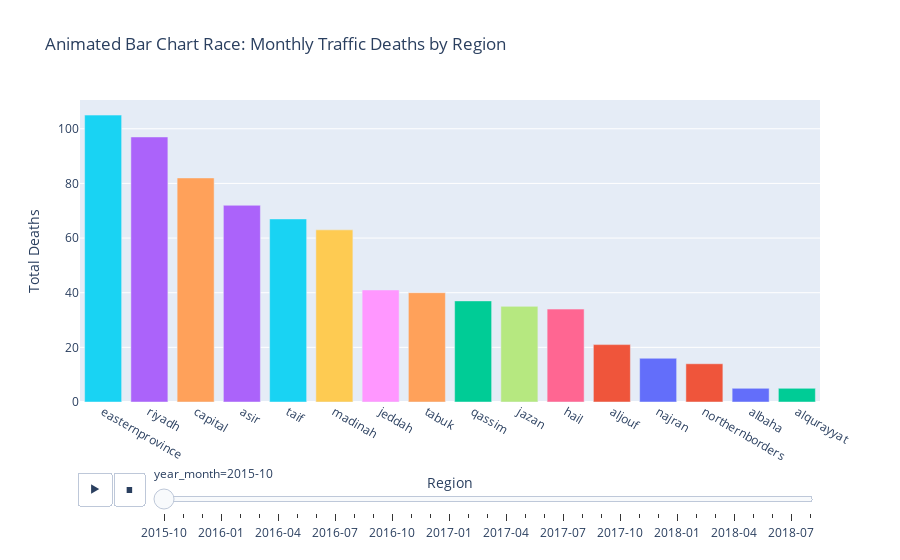

The notebook cell this image was saved under:
### Code cell
#🌟 3️⃣ Animated Bar Chart Race: Top Regions by Deaths
import plotly.express as px

grouped = df.groupby(['year_month', 'region_name'])['total_deaths'].sum().reset_index()

fig = px.bar(
    grouped,
    x='region_name',
    y='total_deaths',
    color='region_name',
    animation_frame='year_month',
    title='Animated Bar Chart Race: Monthly Traffic Deaths by Region',
    labels={'total_deaths':'Total Deaths', 'region_name':'Region'}
)

fig.update_layout(xaxis={'categoryorder':'total descending'}, showlegend=False)
fig.show()

### Figure 1 — Plotly figure (JSON) as saved in the notebook; plotly's stock layout.template omitted (floating-point values rounded to 4 significant figures)
{"data": [{"alignmentgroup": "True", "hovertemplate": "Region=%{x}<br>year_month=2015-10<br>Total Deaths=%{y}<extra></extra>", "legendgroup": "albaha", "marker": {"color": "#636efa", "pattern": {"shape": ""}}, "name": "albaha", "offsetgroup": "albaha", "orientation": "v", "showlegend": true, "textposition": "auto", "type": "bar", "x": ["albaha"], "xaxis": "x", "y": [5], "yaxis": "y"}, {"alignmentgroup": "True", "hovertemplate": "Region=%{x}<br>year_month=2015-10<br>Total Deaths=%{y}<extra></extra>", "legendgroup": "aljouf", "marker": {"color": "#EF553B", "pattern": {"shape": ""}}, "name": "aljouf", "offsetgroup": "aljouf", "orientation": "v", "showlegend": true, "textposition": "auto", "type": "bar", "x": ["aljouf"], "xaxis": "x", "y": [21], "yaxis": "y"}, {"alignmentgroup": "True", "hovertemplate": "Region=%{x}<br>year_month=2015-10<br>Total Deaths=%{y}<extra></extra>", "legendgroup": "alqurayyat", "marker": {"color": "#00cc96", "pattern": {"shape": ""}}, "name": "alqurayyat", "offsetgroup": "alqurayyat", "orientation": "v", "showlegend": true, "textposition": "auto", "type": "bar", "x": ["alqurayyat"], "xaxis": "x", "y": [5], "yaxis": "y"}, {"alignmentgroup": "True", "hovertemplate": "Region=%{x}<br>year_month=2015-10<br>Total Deaths=%{y}<extra></extra>", "legendgroup": "asir", "marker": {"color": "#ab63fa", "pattern": {"shape": ""}}, "name": "asir", "offsetgroup": "asir", "orientation": "v", "showlegend": true, "textposition": "auto", "type": "bar", "x": ["asir"], "xaxis": "x", "y": [72], "yaxis": "y"}, {"alignmentgroup": "True", "hovertemplate": "Region=%{x}<br>year_month=2015-10<br>Total Deaths=%{y}<extra></extra>", "legendgroup": "capital", "marker": {"color": "#FFA15A", "pattern": {"shape": ""}}, "name": "capital", "offsetgroup": "capital", "orientation": "v", "showlegend": true, "textposition": "auto", "type": "bar", "x": ["capital"], "xaxis": "x", "y": [82], "yaxis": "y"}, {"alignmentgroup": "True", "hovertemplate": "Region=%{x}<br>year_month=2015-10<br>Total Deaths=%{y}<extra></extra>", "legendgroup": "easternprovince", "marker": {"color": "#19d3f3", "pattern": {"shape": ""}}, "name": "easternprovince", "offsetgroup": "easternprovince", "orientation": "v", "showlegend": true, "textposition": "auto", "type": "bar", "x": ["easternprovince"], "xaxis": "x", "y": [105], "yaxis": "y"}, {"alignmentgroup": "True", "hovertemplate": "Region=%{x}<br>year_month=2015-10<br>Total Deaths=%{y}<extra></extra>", "legendgroup": "hail", "marker": {"color": "#FF6692", "pattern": {"shape": ""}}, "name": "hail", "offsetgroup": "hail", "orientation": "v", "showlegend": true, "textposition": "auto", "type": "bar", "x": ["hail"], "xaxis": "x", "y": [34], "yaxis": "y"}, {"alignmentgroup": "True", "hovertemplate": "Region=%{x}<br>year_month=2015-10<br>Total Deaths=%{y}<extra></extra>", "legendgroup": "jazan", "marker": {"color": "#B6E880", "pattern": {"shape": ""}}, "name": "jazan", "offsetgroup": "jazan", "orientation": "v", "showlegend": true, "textposition": "auto", "type": "bar", "x": ["jazan"], "xaxis": "x", "y": [35], "yaxis": "y"}, {"alignmentgroup": "True", "hovertemplate": "Region=%{x}<br>year_month=2015-10<br>Total Deaths=%{y}<extra></extra>", "legendgroup": "jeddah", "marker": {"color": "#FF97FF", "pattern": {"shape": ""}}, "name": "jeddah", "offsetgroup": "jeddah", "orientation": "v", "showlegend": true, "textposition": "auto", "type": "bar", "x": ["jeddah"], "xaxis": "x", "y": [41], "yaxis": "y"}, {"alignmentgroup": "True", "hovertemplate": "Region=%{x}<br>year_month=2015-10<br>Total Deaths=%{y}<extra></extra>", "legendgroup": "madinah", "marker": {"color": "#FECB52", "pattern": {"shape": ""}}, "name": "madinah", "offsetgroup": "madinah", "orientation": "v", "showlegend": true, "textposition": "auto", "type": "bar", "x": ["madinah"], "xaxis": "x", "y": [63], "yaxis": "y"}, {"alignmentgroup": "True", "hovertemplate": "Region=%{x}<br>year_month=2015-10<br>Total Deaths=%{y}<extra></extra>", "legendgroup": "najran", "marker": {"color": "#636efa", "pattern": {"shape": ""}}, "name": "najran", "offsetgroup": "najran", "orientation": "v", "showlegend": true, "textposition": "auto", "type": "bar", "x": ["najran"], "xaxis": "x", "y": [16], "yaxis": "y"}, {"alignmentgroup": "True", "hovertemplate": "Region=%{x}<br>year_month=2015-10<br>Total Deaths=%{y}<extra></extra>", "legendgroup": "northernborders", "marker": {"color": "#EF553B", "pattern": {"shape": ""}}, "name": "northernborders", "offsetgroup": "northernborders", "orientation": "v", "showlegend": true, "textposition": "auto", "type": "bar", "x": ["northernborders"], "xaxis": "x", "y": [14], "yaxis": "y"}, {"alignmentgroup": "True", "hovertemplate": "Region=%{x}<br>year_month=2015-10<br>Total Deaths=%{y}<extra></extra>", "legendgroup": "qassim", "marker": {"color": "#00cc96", "pattern": {"shape": ""}}, "name": "qassim", "offsetgroup": "qassim", "orientation": "v", "showlegend": true, "textposition": "auto", "type": "bar", "x": ["qassim"], "xaxis": "x", "y": [37], "yaxis": "y"}, {"alignmentgroup": "True", "hovertemplate": "Region=%{x}<br>year_month=2015-10<br>Total Deaths=%{y}<extra></extra>", "legendgroup": "riyadh", "marker": {"color": "#ab63fa", "pattern": {"shape": ""}}, "name": "riyadh", "offsetgroup": "riyadh", "orientation": "v", "showlegend": true, "textposition": "auto", "type": "bar", "x": ["riyadh"], "xaxis": "x", "y": [97], "yaxis": "y"}, {"alignmentgroup": "True", "hovertemplate": "Region=%{x}<br>year_month=2015-10<br>Total Deaths=%{y}<extra></extra>", "legendgroup": "tabuk", "marker": {"color": "#FFA15A", "pattern": {"shape": ""}}, "name": "tabuk", "offsetgroup": "tabuk", "orientation": "v", "showlegend": true, "textposition": "auto", "type": "bar", "x": ["tabuk"], "xaxis": "x", "y": [40], "yaxis": "y"}, {"alignmentgroup": "True", "hovertemplate": "Region=%{x}<br>year_month=2015-10<br>Total Deaths=%{y}<extra></extra>", "legendgroup": "taif", "marker": {"color": "#19d3f3", "pattern": {"shape": ""}}, "name": "taif", "offsetgroup": "taif", "orientation": "v", "showlegend": true, "textposition": "auto", "type": "bar", "x": ["taif"], "xaxis": "x", "y": [67], "yaxis": "y"}], "layout": {"barmode": "relative", "legend": {"title": {"text": "Region"}, "tracegroupgap": 0}, "showlegend": false, "sliders": [{"active": 0, "currentvalue": {"prefix": "year_month="}, "len": 0.9, "pad": {"b": 10, "t": 60}, "steps": [{"args": [["2015-10"], {"frame": {"duration": 0, "redraw": true}, "fromcurrent": true, "mode": "immediate", "transition": {"duration": 0, "easing": "linear"}}], "label": "2015-10", "method": "animate"}, {"args": [["2015-11"], {"frame": {"duration": 0, "redraw": true}, "fromcurrent": true, "mode": "immediate", "transition": {"duration": 0, "easing": "linear"}}], "label": "2015-11", "method": "animate"}, {"args": [["2015-12"], {"frame": {"duration": 0, "redraw": true}, "fromcurrent": true, "mode": "immediate", "transition": {"duration": 0, "easing": "linear"}}], "label": "2015-12", "method": "animate"}, {"args": [["2016-01"], {"frame": {"duration": 0, "redraw": true}, "fromcurrent": true, "mode": "immediate", "transition": {"duration": 0, "easing": "linear"}}], "label": "2016-01", "method": "animate"}, {"args": [["2016-02"], {"frame": {"duration": 0, "redraw": true}, "fromcurrent": true, "mode": "immediate", "transition": {"duration": 0, "easing": "linear"}}], "label": "2016-02", "method": "animate"}, {"args": [["2016-03"], {"frame": {"duration": 0, "redraw": true}, "fromcurrent": true, "mode": "immediate", "transition": {"duration": 0, "easing": "linear"}}], "label": "2016-03", "method": "animate"}, {"args": [["2016-04"], {"frame": {"duration": 0, "redraw": true}, "fromcurrent": true, "mode": "immediate", "transition": {"duration": 0, "easing": "linear"}}], "label": "2016-04", "method": "animate"}, {"args": [["2016-05"], {"frame": {"duration": 0, "redraw": true}, "fromcurrent": true, "mode": "immediate", "transition": {"duration": 0, "easing": "linear"}}], "label": "2016-05", "method": "animate"}, {"args": [["2016-06"], {"frame": {"duration": 0, "redraw": true}, "fromcurrent": true, "mode": "immediate", "transition": {"duration": 0, "easing": "linear"}}], "label": "2016-06", "method": "animate"}, {"args": [["2016-07"], {"frame": {"duration": 0, "redraw": true}, "fromcurrent": true, "mode": "immediate", "transition": {"duration": 0, "easing": "linear"}}], "label": "2016-07", "method": "animate"}, {"args": [["2016-08"], {"frame": {"duration": 0, "redraw": true}, "fromcurrent": true, "mode": "immediate", "transition": {"duration": 0, "easing": "linear"}}], "label": "2016-08", "method": "animate"}, {"args": [["2016-09"], {"frame": {"duration": 0, "redraw": true}, "fromcurrent": true, "mode": "immediate", "transition": {"duration": 0, "easing": "linear"}}], "label": "2016-09", "method": "animate"}, {"args": [["2016-10"], {"frame": {"duration": 0, "redraw": true}, "fromcurrent": true, "mode": "immediate", "transition": {"duration": 0, "easing": "linear"}}], "label": "2016-10", "method": "animate"}, {"args": [["2016-11"], {"frame": {"duration": 0, "redraw": true}, "fromcurrent": true, "mode": "immediate", "transition": {"duration": 0, "easing": "linear"}}], "label": "2016-11", "method": "animate"}, {"args": [["2016-12"], {"frame": {"duration": 0, "redraw": true}, "fromcurrent": true, "mode": "immediate", "transition": {"duration": 0, "easing": "linear"}}], "label": "2016-12", "method": "animate"}, {"args": [["2017-01"], {"frame": {"duration": 0, "redraw": true}, "fromcurrent": true, "mode": "immediate", "transition": {"duration": 0, "easing": "linear"}}], "label": "2017-01", "method": "animate"}, {"args": [["2017-02"], {"frame": {"duration": 0, "redraw": true}, "fromcurrent": true, "mode": "immediate", "transition": {"duration": 0, "easing": "linear"}}], "label": "2017-02", "method": "animate"}, {"args": [["2017-03"], {"frame": {"duration": 0, "redraw": true}, "fromcurrent": true, "mode": "immediate", "transition": {"duration": 0, "easing": "linear"}}], "label": "2017-03", "method": "animate"}, {"args": [["2017-04"], {"frame": {"duration": 0, "redraw": true}, "fromcurrent": true, "mode": "immediate", "transition": {"duration": 0, "easing": "linear"}}], "label": "2017-04", "method": "animate"}, {"args": [["2017-05"], {"frame": {"duration": 0, "redraw": true}, "fromcurrent": true, "mode": "immediate", "transition": {"duration": 0, "easing": "linear"}}], "label": "2017-05", "method": "animate"}, {"args": [["2017-06"], {"frame": {"duration": 0, "redraw": true}, "fromcurrent": true, "mode": "immediate", "transition": {"duration": 0, "easing": "linear"}}], "label": "2017-06", "method": "animate"}, {"args": [["2017-07"], {"frame": {"duration": 0, "redraw": true}, "fromcurrent": true, "mode": "immediate", "transition": {"duration": 0, "easing": "linear"}}], "label": "2017-07", "method": "animate"}, {"args": [["2017-08"], {"frame": {"duration": 0, "redraw": true}, "fromcurrent": true, "mode": "immediate", "transition": {"duration": 0, "easing": "linear"}}], "label": "2017-08", "method": "animate"}, {"args": [["2017-09"], {"frame": {"duration": 0, "redraw": true}, "fromcurrent": true, "mode": "immediate", "transition": {"duration": 0, "easing": "linear"}}], "label": "2017-09", "method": "animate"}, {"args": [["2017-10"], {"frame": {"duration": 0, "redraw": true}, "fromcurrent": true, "mode": "immediate", "transition": {"duration": 0, "easing": "linear"}}], "label": "2017-10", "method": "animate"}, {"args": [["2017-11"], {"frame": {"duration": 0, "redraw": true}, "fromcurrent": true, "mode": "immediate", "transition": {"duration": 0, "easing": "linear"}}], "label": "2017-11", "method": "animate"}, {"args": [["2017-12"], {"frame": {"duration": 0, "redraw": true}, "fromcurrent": true, "mode": "immediate", "transition": {"duration": 0, "easing": "linear"}}], "label": "2017-12", "method": "animate"}, {"args": [["2018-01"], {"frame": {"duration": 0, "redraw": true}, "fromcurrent": true, "mode": "immediate", "transition": {"duration": 0, "easing": "linear"}}], "label": "2018-01", "method": "animate"}, {"args": [["2018-02"], {"frame": {"duration": 0, "redraw": true}, "fromcurrent": true, "mode": "immediate", "transition": {"duration": 0, "easing": "linear"}}], "label": "2018-02", "method": "animate"}, {"args": [["2018-03"], {"frame": {"duration": 0, "redraw": true}, "fromcurrent": true, "mode": "immediate", "transition": {"duration": 0, "easing": "linear"}}], "label": "2018-03", "method": "animate"}, {"args": [["2018-04"], {"frame": {"duration": 0, "redraw": true}, "fromcurrent": true, "mode": "immediate", "transition": {"duration": 0, "easing": "linear"}}], "label": "2018-04", "method": "animate"}, {"args": [["2018-05"], {"frame": {"duration": 0, "redraw": true}, "fromcurrent": true, "mode": "immediate", "transition": {"duration": 0, "easing": "linear"}}], "label": "2018-05", "method": "animate"}, {"args": [["2018-06"], {"frame": {"duration": 0, "redraw": true}, "fromcurrent": true, "mode": "immediate", "transition": {"duration": 0, "easing": "linear"}}], "label": "2018-06", "method": "animate"}, {"args": [["2018-07"], {"frame": {"duration": 0, "redraw": true}, "fromcurrent": true, "mode": "immediate", "transition": {"duration": 0, "easing": "linear"}}], "label": "2018-07", "method": "animate"}, {"args": [["2018-08"], {"frame": {"duration": 0, "redraw": true}, "fromcurrent": true, "mode": "immediate", "transition": {"duration": 0, "easing": "linear"}}], "label": "2018-08", "method": "animate"}], "x": 0.1, "xanchor": "left", "y": 0, "yanchor": "top"}], "title": {"text": "Animated Bar Chart Race: Monthly Traffic Deaths by Region"}, "updatemenus": [{"buttons": [{"args": [null, {"frame": {"duration": 500, "redraw": true}, "fromcurrent": true, "mode": "immediate", "transition": {"duration": 500, "easing": "linear"}}], "label": "&#9654;", "method": "animate"}, {"args": [[null], {"frame": {"duration": 0, "redraw": true}, "fromcurrent": true, "mode": "immediate", "transition": {"duration": 0, "easing": "linear"}}], "label": "&#9724;", "method": "animate"}], "direction": "left", "pad": {"r": 10, "t": 70}, "showactive": false, "type": "buttons", "x": 0.1, "xanchor": "right", "y": 0, "yanchor": "top"}], "xaxis": {"anchor": "y", "categoryarray": ["albaha", "aljouf", "alqurayyat", "asir", "capital", "easternprovince", "hail", "jazan", "jeddah", "madinah", "najran", "northernborders", "qassim", "riyadh", "tabuk", "taif"], "categoryorder": "total descending", "domain": [0, 1], "title": {"text": "Region"}}, "yaxis": {"anchor": "x", "domain": [0, 1], "title": {"text": "Total Deaths"}}}}
